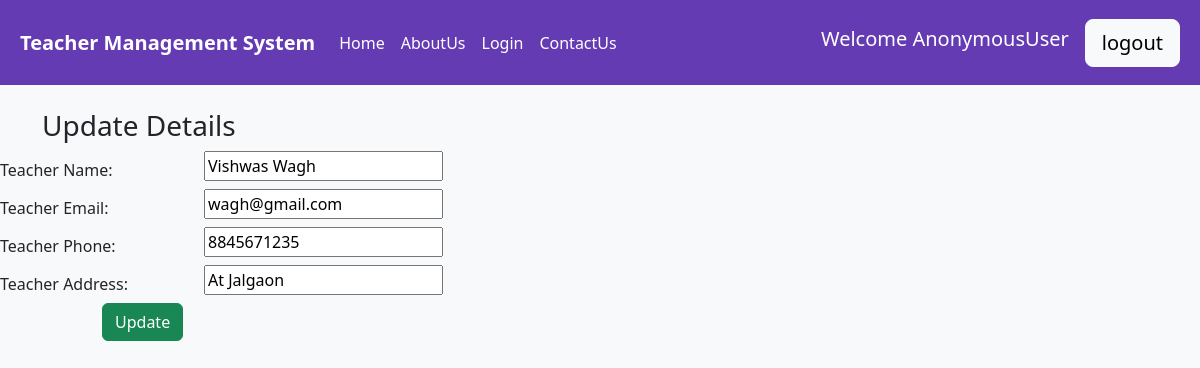
Screenshot of /edit/5 with the database file from the repository.
### home/models.py (models this page shows, shortened)
class Teacher_details(models.Model):
    id = models.AutoField(primary_key=True)
    tname=models.CharField(max_length=122,null=True)
    temail=models.CharField(max_length=122,null=True)
    tphone=models.CharField(max_length=122,null=True)
    tdob=models.DateField(null=True)
    tadd=models.TextField()
    tsscs=models.CharField(max_length=122,null=True)
    tsscp=models.CharField(max_length=122,null=True)
    thscs=models.CharField(max_length=122,null=True)
    thscp=models.CharField(max_length=122,null=True)
    tgp=models.CharField(max_length=122,null=True)
    tgc=models.CharField(max_length=122,null=True)
    tpgp=models.CharField(max_length=122,null=True)
    tpgc=models.CharField(max_length=122,null=True)
    tge=models.CharField(max_length=122,null=True)
    teq=models.CharField(max_length=122,null=True)
    teqy=models.CharField(max_length=122,null=True)
    teacher_service=models.CharField(max_length=122,null=True)
    join_date=models.DateField(null=True)
    teacher_salary=models.CharField(max_length=122,null=True)
    teacher_exp=models.CharField(max_length=122,null=True)
    image = models.ImageField(upload_to='images')
    field_name = models.FileField(blank="True",upload_to="media")

### home/views.py (the view)
# urls.py: path('edit/<int:id>', views.edit, name="edit"),
def edit(request, id):
    teacher = Teacher_details.objects.get(id=id)
    if request.method == "POST":
        form = TeacherForm(request.POST, instance=teacher)
        if form.is_valid():
             form.save()
        return redirect("/super_user",id=id)
    else:
        form=TeacherForm(instance=teacher)
    return render(request, 'edit_teacher.html', {'teacher': teacher})

### Templates/edit_teacher.html (shortened to what this page needs)
{% extends 'base.html' %}
{% block content %}
<form method="POST" class="post-form" action="">
    <div class="container">
<br>
     <h3>Update Details</h3>
    </div>
    <div class="form-group row">
    <label class="col-sm-2 col-form-label">Teacher Name:</label>
    <div class="col-sm-4">
        <input type="text" name="tname" id="id_tname" required maxlength="50" value="{{ teacher.tname }}"/>
    </div>
  </div>
  <div class="form-group row">
    <label class="col-sm-2 col-form-label">Teacher Email:</label>
    <div class="col-sm-4">
        <input type="text" name="temail" id="id_temail" required maxlength="100" value="{{ teacher.temail }}" />
    </div>
  </div>
    <div class="form-group row">
    <label class="col-sm-2 col-form-label">Teacher Phone:</label>
    <div class="col-sm-4">
        <input type="text" name="tphone" id="id_tphone" required maxlength="254" value="{{ teacher.tphone }}" />
    </div>
  </div>
    <div class="form-group row">
    <label class="col-sm-2 col-form-label">Teacher Address:</label>
    <div class="col-sm-4">
        <input type="text" name="tadd" id="id_tadd" required maxlength="255" value="{{ teacher.tadd }}" />
    </div>
  </div>
    <div class="form-group row">
    <label class="col-sm-1 col-form-label"></label>
    <div class="col-sm-4">
    <button type="submit" class="btn btn-success">Update</button>
    </div>
  </div>
</form>
{% endblock content %}

### rows the page displays
Teacher_details: tname "Vishwas Wagh", temail "wagh@gmail.com", tphone "8845671235", tadd "At Jalgaon"

### other values shown
{{ request.user }} "AnonymousUser"
